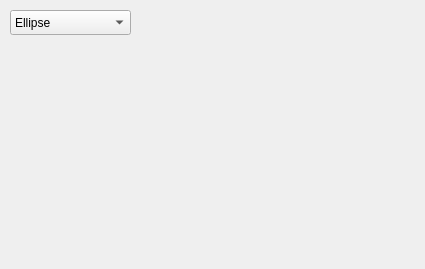
<?xml version="1.0" encoding="UTF-8"?>
<ui version="4.0">
 <class>WdgGridShapeOptions</class>
 <widget class="QWidget" name="WdgGridShapeOptions">
  <property name="geometry">
   <rect>
    <x>0</x>
    <y>0</y>
    <width>425</width>
    <height>269</height>
   </rect>
  </property>
  <property name="sizePolicy">
   <sizepolicy hsizetype="Preferred" vsizetype="Preferred">
    <horstretch>255</horstretch>
    <verstretch>255</verstretch>
   </sizepolicy>
  </property>
  <property name="minimumSize">
   <size>
    <width>425</width>
    <height>200</height>
   </size>
  </property>
  <widget class="QComboBox" name="shapeCBox">
   <property name="geometry">
    <rect>
     <x>10</x>
     <y>10</y>
     <width>121</width>
     <height>25</height>
    </rect>
   </property>
   <item>
    <property name="text">
     <string>Ellipse</string>
    </property>
   </item>
   <item>
    <property name="text">
     <string>Rectangle</string>
    </property>
   </item>
   <item>
    <property name="text">
     <string>Line</string>
    </property>
   </item>
   <item>
    <property name="text">
     <string>Pixel</string>
    </property>
   </item>
   <item>
    <property name="text">
     <string>Anti-aliased pixel</string>
    </property>
   </item>
  </widget>
 </widget>
 <resources/>
 <connections/>
</ui>
